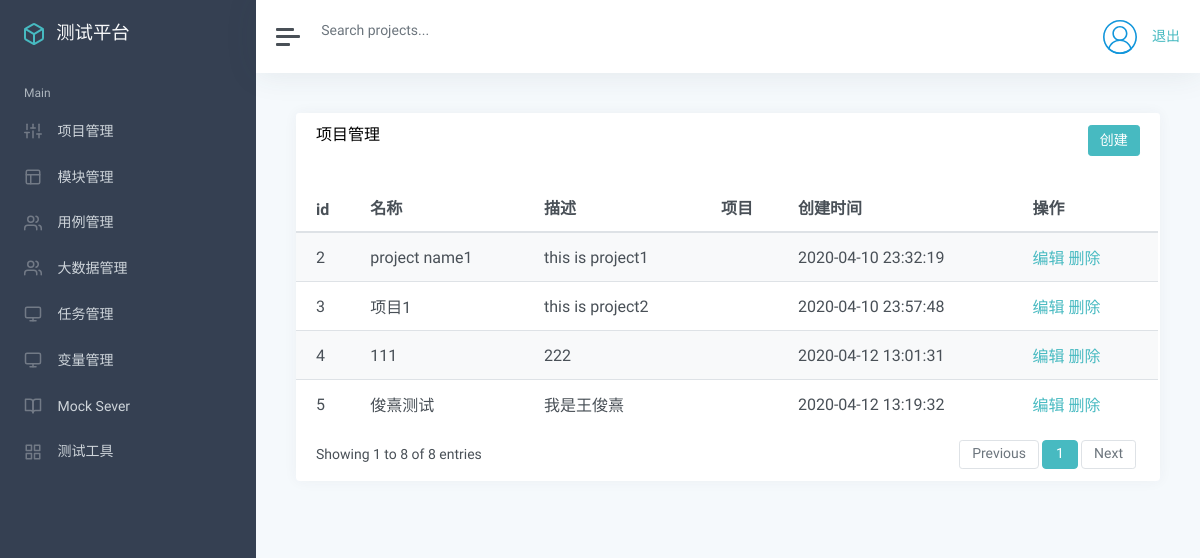
Before: /manage/ (signed in) with the older database file.
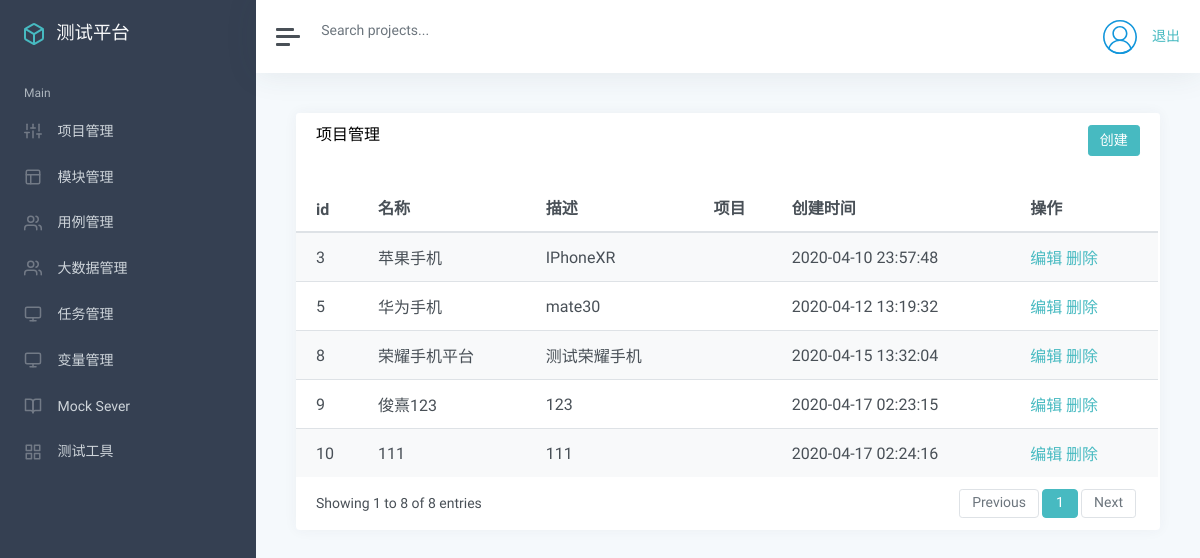
After: the same page with the newer database file.
### app_manage/models.py (models this page shows, shortened)
class Project(models.Model):
    name = models.CharField("名称", max_length=100, null=False, default="")
    describe = models.TextField("描述", default="")
    status = models.BooleanField("状态", default=True)
    update_time = models.DateTimeField("更新时间", auto_now=True)
    create_time = models.DateTimeField("创建时间", auto_now_add=True)

### app_manage/views/project_views.py (the view)
# urls.py: path("", project_views.list_project),
@login_required
def list_project(request):
    username = request.COOKIES.get('user','')
    projects_list = Project.objects.all
    return render(request, "project/project_list.html", {"projects":projects_list,
                                                         "user":username})

### templates/project/project_list.html (shortened to what this page needs)
{% extends "manage.html" %}
{% block manage %}
<div class="card flex-fill">
    <div class="card-header">
        <h5 class="card-title mb-0" style="float:left">项目管理</h5>
        <button onclick="add()" type="button" class="btn btn-primary" style=" float:right">创建</button>
    </div>
    <div id="datatables-dashboard-traffic_wrapper" class="dataTables_wrapper dt-bootstrap4 no-footer">
        <div class="row">
            <div class="col-sm-12">
                <table id="datatables-dashboard-traffic" class="table table-striped my-0 dataTable no-footer"
                    role="grid" aria-describedby="datatables-dashboard-traffic_info">
                    <thead>
                        <tr role="row">
                            <th>id</th>
                            <th>名称</th>
                            <th>描述</th>
                            <th>项目</th>
                            <th>创建时间</th>
                            <th>操作</th>
                        </tr>
                    </thead>
                    <tbody>
                        {% for p in projects %}
                        <tr role="row" class="odd">
                            <td>{{ p.id }}</td>
                            <td>{{ p.name }}</td>
                            <td>{{ p.describe }}</td>
                            <td>{{ p.project }}</td>
                            <td>{{ p.create_time |date:"Y-m-d H:i:s"}}</td>
                            <td>
                                <a href="/manage/project_edit/{{p.id}}/">编辑</a>
                                <a href="/manage/project_delete/{{p.id}}">删除</a>
                            </td>
                        </tr>
                        {% endfor %}
                    </tbody>
                </table>
            </div>
        </div>
        <div class="row">
            <div class="col-sm-12 col-md-5">
                <div class="dataTables_info" id="datatables-dashboard-traffic_info" role="status" aria-live="polite">
                    Showing 1 to 8 of 8 entries
                </div>
            </div>
            <div class="col-sm-12 col-md-7">
                <div class="dataTables_paginate paging_simple_numbers" id="datatables-dashboard-traffic_paginate">
                    <ul class="pagination">
                        <li class="paginate_button page-item previous disabled"
                            id="datatables-dashboard-traffic_previous">
                            <a href="#" aria-controls="datatables-dashboard-traffic" data-dt-idx="0" tabindex="0"
                                class="page-link">Previous</a>
                        </li>
                        <li class="paginate_button page-item active">
                            <a href="#" aria-controls="datatables-dashboard-traffic" data-dt-idx="1" tabindex="0"
                                class="page-link">1</a>
                        </li>
                        <li class="paginate_button page-item next disabled" id="datatables-dashboard-traffic_next">
                            <a href="#" aria-controls="datatables-dashboard-traffic" data-dt-idx="2" tabindex="0"
                                class="page-link">Next</a>
                        </li>
                    </ul>
                </div>
            </div>
        </div>
    </div>
</div>
{% endblock %}

Changed rows visible on the page:
removed Project: id "2", name "project name1", describe "this is project1", create_time "2020-04-10 23:32:19"
removed Project: id "4", name "111", describe "222", create_time "2020-04-12 13:01:31"
changed Project id 3: name "项目1" → "苹果手机"; describe "this is project2" → "IPhoneXR"
changed Project id 5: name "俊熹测试" → "华为手机"; describe "我是王俊熹" → "mate30"
added Project: id "8", name "荣耀手机平台", describe "测试荣耀手机", create_time "2020-04-15 13:32:04"
added Project: id "9", name "俊熹123", describe "123", create_time "2020-04-17 02:23:15"
added Project: id "10", name "111", describe "111", create_time "2020-04-17 02:24:16"
